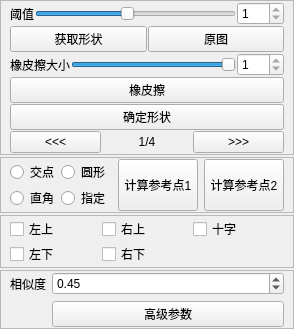
         <widget class="QWidget" name="page_4">
          <layout class="QVBoxLayout" name="verticalLayout_10">
           <property name="spacing">
            <number>2</number>
           </property>
           <property name="leftMargin">
            <number>0</number>
           </property>
           <property name="topMargin">
            <number>0</number>
           </property>
           <property name="rightMargin">
            <number>0</number>
           </property>
           <property name="bottomMargin">
            <number>0</number>
           </property>
           <item>
            <widget class="QFrame" name="frame_8">
             <property name="frameShape">
              <enum>QFrame::StyledPanel</enum>
             </property>
             <property name="frameShadow">
              <enum>QFrame::Raised</enum>
             </property>
             <layout class="QVBoxLayout" name="verticalLayout_11">
              <property name="spacing">
               <number>1</number>
              </property>
              <property name="topMargin">
               <number>1</number>
              </property>
              <property name="bottomMargin">
               <number>1</number>
              </property>
              <item>
               <layout class="QHBoxLayout" name="horizontalLayout_7">
                <item>
                 <widget class="QLabel" name="label_12">
                  <property name="text">
                   <string>阈值</string>
                  </property>
                 </widget>
                </item>
                <item>
                 <widget class="QSlider" name="Canny_Threhold">
                  <property name="minimum">
                   <number>10</number>
                  </property>
                  <property name="maximum">
                   <number>250</number>
                  </property>
                  <property name="value">
                   <number>120</number>
                  </property>
                  <property name="orientation">
                   <enum>Qt::Horizontal</enum>
                  </property>
                 </widget>
                </item>
                <item>
                 <widget class="QSpinBox" name="Thre_Show">
                  <property name="readOnly">
                   <bool>true</bool>
                  </property>
                  <property name="minimum">
                   <number>1</number>
                  </property>
                  <property name="maximum">
                   <number>255</number>
                  </property>
                 </widget>
                </item>
               </layout>
              </item>
              <item>
               <layout class="QHBoxLayout" name="horizontalLayout_10">
                <item>
                 <widget class="QPushButton" name="Btn_GetShape">
                  <property name="text">
                   <string>获取形状</string>
                  </property>
                 </widget>
                </item>
                <item>
                 <widget class="QPushButton" name="Btn_ReturnOriImg">
                  <property name="text">
                   <string>原图</string>
                  </property>
                 </widget>
                </item>
               </layout>
              </item>
              <item>
               <layout class="QHBoxLayout" name="horizontalLayout_12">
                <item>
                 <widget class="QLabel" name="label_20">
                  <property name="text">
                   <string>橡皮擦大小</string>
                  </property>
                 </widget>
                </item>
                <item>
                 <widget class="QSlider" name="Enraser_Size">
                  <property name="minimum">
                   <number>10</number>
                  </property>
                  <property name="maximum">
                   <number>50</number>
                  </property>
                  <property name="value">
                   <number>50</number>
                  </property>
                  <property name="orientation">
                   <enum>Qt::Horizontal</enum>
                  </property>
                 </widget>
                </item>
                <item>
                 <widget class="QSpinBox" name="Enraser_Show">
                  <property name="readOnly">
                   <bool>true</bool>
                  </property>
                  <property name="minimum">
                   <number>1</number>
                  </property>
                  <property name="maximum">
                   <number>255</number>
                  </property>
                 </widget>
                </item>
               </layout>
              </item>
              <item>
               <widget class="QPushButton" name="Btn_Enraser">
                <property name="styleSheet">
                 <string notr="true">QPushButton:checked{
	background-color:rgb(109, 255, 42)
}</string>
                </property>
                <property name="text">
                 <string>橡皮擦</string>
                </property>
                <property name="checkable">
                 <bool>true</bool>
                </property>
               </widget>
              </item>
              <item>
               <layout class="QHBoxLayout" name="horizontalLayout_11">
                <item>
                 <widget class="QPushButton" name="EditMore">
                  <property name="text">
                   <string>确定形状</string>
                  </property>
                  <property name="checkable">
                   <bool>false</bool>
                  </property>
                 </widget>
                </item>
               </layout>
              </item>
              <item>
               <widget class="QWidget" name="Widget_Tools" native="true">
                <layout class="QGridLayout" name="gridLayout_5">
                 <property name="leftMargin">
                  <number>0</number>
                 </property>
                 <property name="topMargin">
                  <number>0</number>
                 </property>
                 <property name="rightMargin">
                  <number>0</number>
                 </property>
                 <property name="bottomMargin">
                  <number>0</number>
                 </property>
                 <property name="spacing">
                  <number>0</number>
                 </property>
                 <item row="3" column="3">
                  <widget class="QPushButton" name="Img_Next">
                   <property name="text">
                    <string>&gt;&gt;&gt;</string>
                   </property>
                  </widget>
                 </item>
                 <item row="3" column="1">
                  <widget class="QPushButton" name="Img_Last">
                   <property name="text">
                    <string>&lt;&lt;&lt;</string>
                   </property>
                  </widget>
                 </item>
                 <item row="3" column="2">
                  <widget class="QLabel" name="Img_IndexLabel">
                   <property name="text">
                    <string>1/4</string>
                   </property>
                   <property name="alignment">
                    <set>Qt::AlignCenter</set>
                   </property>
                  </widget>
                 </item>
                </layout>
               </widget>
              </item>
             </layout>
            </widget>
           </item>
           <item>
            <widget class="QFrame" name="frame_6">
             <property name="frameShape">
              <enum>QFrame::StyledPanel</enum>
             </property>
             <property name="frameShadow">
              <enum>QFrame::Raised</enum>
             </property>
             <layout class="QHBoxLayout" name="horizontalLayout_5">
              <property name="leftMargin">
               <number>0</number>
              </property>
              <property name="topMargin">
               <number>1</number>
              </property>
              <property name="bottomMargin">
               <number>1</number>
              </property>
              <item>
               <widget class="QWidget" name="widget_4" native="true">
                <layout class="QGridLayout" name="gridLayout_8">
                 <property name="leftMargin">
                  <number>9</number>
                 </property>
                 <property name="topMargin">
                  <number>1</number>
                 </property>
                 <property name="rightMargin">
                  <number>2</number>
                 </property>
                 <property name="bottomMargin">
                  <number>1</number>
                 </property>
                 <property name="spacing">
                  <number>2</number>
                 </property>
                 <item row="1" column="0">
                  <widget class="QRadioButton" name="Type_Angle_2">
                   <property name="text">
                    <string>直角</string>
                   </property>
                  </widget>
                 </item>
                 <item row="0" column="0">
                  <widget class="QRadioButton" name="Type_Cross_2">
                   <property name="text">
                    <string>交点</string>
                   </property>
                  </widget>
                 </item>
                 <item row="0" column="1">
                  <widget class="QRadioButton" name="Type_Circle_2">
                   <property name="text">
                    <string>圆形</string>
                   </property>
                  </widget>
                 </item>
                 <item row="1" column="1">
                  <widget class="QRadioButton" name="Type_Relate_2">
                   <property name="text">
                    <string>指定</string>
                   </property>
                  </widget>
                 </item>
                </layout>
               </widget>
              </item>
              <item>
               <widget class="QPushButton" name="Btn_CalRefPoint">
                <property name="sizePolicy">
                 <sizepolicy hsizetype="Expanding" vsizetype="Preferred">
                  <horstretch>0</horstretch>
                  <verstretch>0</verstretch>
                 </sizepolicy>
                </property>
                <property name="text">
                 <string>计算参考点1</string>
                </property>
               </widget>
              </item>
              <item>
               <widget class="QPushButton" name="Btn_CalRefPoint2">
                <property name="sizePolicy">
                 <sizepolicy hsizetype="Expanding" vsizetype="Preferred">
                  <horstretch>0</horstretch>
                  <verstretch>0</verstretch>
                 </sizepolicy>
                </property>
                <property name="text">
                 <string>计算参考点2</string>
                </property>
               </widget>
              </item>
             </layout>
            </widget>
           </item>
           <item>
            <widget class="QFrame" name="frame_9">
             <property name="frameShape">
              <enum>QFrame::StyledPanel</enum>
             </property>
             <property name="frameShadow">
              <enum>QFrame::Raised</enum>
             </property>
             <layout class="QGridLayout" name="gridLayout_6">
              <property name="topMargin">
               <number>1</number>
              </property>
              <property name="bottomMargin">
               <number>1</number>
              </property>
              <property name="spacing">
               <number>1</number>
              </property>
              <item row="0" column="0">
               <widget class="QCheckBox" name="topLeft">
                <property name="text">
                 <string>左上</string>
                </property>
                <property name="autoExclusive">
                 <bool>true</bool>
                </property>
               </widget>
              </item>
              <item row="1" column="0">
               <widget class="QCheckBox" name="bottomLeft">
                <property name="text">
                 <string>左下</string>
                </property>
                <property name="autoExclusive">
                 <bool>true</bool>
                </property>
               </widget>
              </item>
              <item row="0" column="1">
               <widget class="QCheckBox" name="topRight">
                <property name="text">
                 <string>右上</string>
                </property>
                <property name="autoExclusive">
                 <bool>true</bool>
                </property>
               </widget>
              </item>
              <item row="1" column="1">
               <widget class="QCheckBox" name="bottomRight">
                <property name="text">
                 <string>右下</string>
                </property>
                <property name="autoExclusive">
                 <bool>true</bool>
                </property>
               </widget>
              </item>
              <item row="0" column="2">
               <widget class="QCheckBox" name="crossCenter">
                <property name="text">
                 <string>十字</string>
                </property>
                <property name="autoExclusive">
                 <bool>true</bool>
                </property>
               </widget>
              </item>
             </layout>
            </widget>
           </item>
           <item>
            <widget class="QFrame" name="frame_7">
             <property name="frameShape">
              <enum>QFrame::StyledPanel</enum>
             </property>
             <property name="frameShadow">
              <enum>QFrame::Raised</enum>
             </property>
             <layout class="QFormLayout" name="formLayout_3">
              <property name="fieldGrowthPolicy">
               <enum>QFormLayout::AllNonFixedFieldsGrow</enum>
              </property>
              <property name="topMargin">
               <number>1</number>
              </property>
              <property name="bottomMargin">
               <number>1</number>
              </property>
              <item row="0" column="0">
               <widget class="QLabel" name="label_14">
                <property name="text">
                 <string>相似度</string>
                </property>
               </widget>
              </item>
              <item row="0" column="1">
               <widget class="QDoubleSpinBox" name="DB_SimThreshold_SH">
                <property name="minimum">
                 <double>-0.200000000000000</double>
                </property>
                <property name="maximum">
                 <double>1.000000000000000</double>
                </property>
                <property name="singleStep">
                 <double>0.050000000000000</double>
                </property>
                <property name="value">
                 <double>0.450000000000000</double>
                </property>
               </widget>
              </item>
              <item row="1" column="1">
               <widget class="QPushButton" name="Btn_MorePar">
                <property name="text">
                 <string>高级参数</string>
                </property>
               </widget>
              </item>
             </layout>
            </widget>
           </item>
          </layout>
         </widget>
